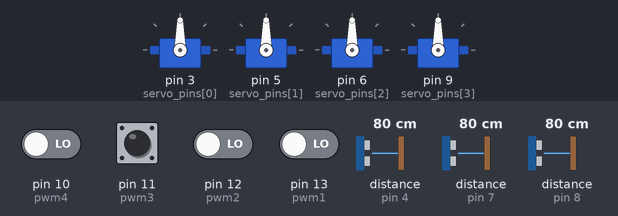
Simulated run of this sketch. Board: Arduino Uno, built with avr-gcc and run on an emulated ATmega328P. Shown: 4 × servo. Inputs (shaded band) come from the test bench; at power-on: pin 10 (pwm4), pin 11 (pwm3), pin 12 (pwm2), pin 13 (pwm1) LOW, distance to the obstacle (sensors on pin 4, pin 7, pin 8) 80 cm. The echo pulse lasts 58.3 µs per cm.

Above: at 1.2 s.
1.3 s: pin 11 (pwm3) pulsed HIGH 5 times (0.12 s each, 0.3 s apart)
At 4.0 s:
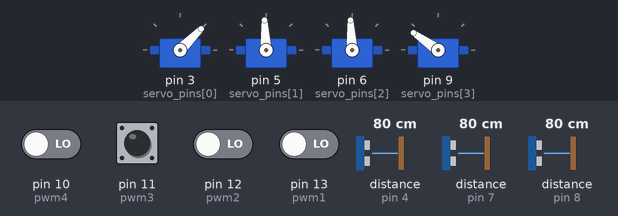
At 8.4 s:
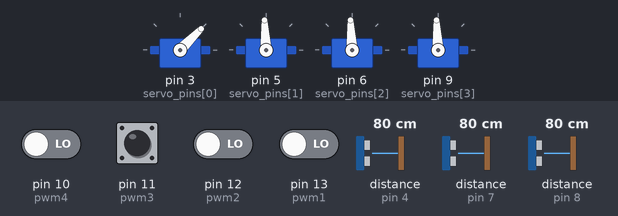
Timing chart, 0 to 9.9 s (numbered marks = the images above; inputs shaded):
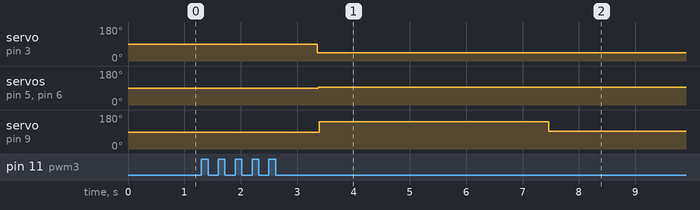

Measured:
- after the input at 1.3 s, servo on pin 3 (servo_pins[0]): 90° → 45° after 2.1 s instead of 2.7 s; servo on pin 5 (servo_pins[1]), servo on pin 6 (servo_pins[2]): 90° → 93° after 2.1 s instead of 2.8 s; servo on pin 9 (servo_pins[3]): 90° → 145° after 2.1 s, → 93° 4.1 s later

The sketch:

auto_total_control.ino
```cpp
#include <Servo.h>
#define SERVOS 4
#include <NewPing.h>
#define trigger_pin  2
#define echo_pinZ    4  // Arduino pin tied to echo pin on the ultrasonic sensor.
#define echo_pinX    7
#define echo_pinY    8
#define max_distance 400 // Maximum distance we want to ping for (in centimeters). Maximum sensor distance is rated at 400-500cm.
#define pwm1   13
#define pwm2   12
#define pwm3   11
#define pwm4   10
unsigned long t, t2;
float aZ, aX, aY, distanceZ, distanceX, distanceY, Height, set_distX, set_distY;
float velocityZ, velocityX, velocityY, vZ, vX, vY, thrust, trust_const;
int pwm_value1, pwm_value2, pwm_value3, pwm_value4, Roll=93, Yaw=93, Pitch=93, Aux1, Aux2=40, Throttle=45;
NewPing sonarZ(trigger_pin, echo_pinZ, max_distance);
NewPing sonarX(trigger_pin, echo_pinX, max_distance);
NewPing sonarY(trigger_pin, echo_pinY, max_distance);
Servo myservo[SERVOS];
int servo_pins[SERVOS] = {3,5,6,9};
float Kp1, Kv1, Kp2, Kv2, Kp3, Kv3;
float mass = 0.600; //in kilograms

void setup() {
  Serial.begin(115200); // Initialize serial with a baud rate of 115200 bps
  for(int i = 0; i < SERVOS; i++) {
    myservo[i].attach(servo_pins[i]);
  }
  pinMode(pwm1, INPUT);
  pinMode(pwm2, INPUT);
  pinMode(pwm3, INPUT);
  pinMode(pwm4, INPUT);
}


void loop() {

  //Reading PWM Values

  pwm_value1 = pulseIn(pwm1, HIGH);
  pwm_value2 = pulseIn(pwm2, HIGH);
  pwm_value3 = pulseIn(pwm3, HIGH);
  pwm_value4 = pulseIn(pwm4, HIGH);

  //Reading Sonar values and calculating distances and velocities

  //delay(50);                     // Wait 50ms between pings (about 20 pings/sec). 29ms should be the shortest delay between pings.

  trust_const = 0.5;
  distanceZ = ((sonarZ.ping_cm())*trust_const)+((1-trust_const)*aZ);
  delay(10);
  distanceX = ((sonarX.ping_cm())*trust_const)+((1-trust_const)*aX);
  delay(10);
  distanceY = ((sonarY.ping_cm())*trust_const)+((1-trust_const)*aY);
  t2 = millis() - t;
  velocityZ = ((distanceZ - aZ)*1000)/t2;
  velocityZ = (velocityZ*trust_const)+((1-trust_const)*vZ);
  velocityX = ((distanceX - aX)*1000)/t2;
  velocityX = (velocityX*trust_const)+((1-trust_const)*vX);
  velocityY = ((distanceY - aY)*1000)/t2;
  velocityY = (velocityY*trust_const)+((1-trust_const)*vY);
  aZ = distanceZ;
  aX = distanceX;
  aY = distanceY;
  vZ = velocityZ;
  vX = velocityX;
  vY = velocityY;
  t = millis();

  /*Serial.print("DistanceZ: ");
  Serial.println(distanceZ); // Send ping, get distance in cm and print result (0 = outside set distance range)
  Serial.print("DistanceX: ");
  Serial.println(distanceX);
  Serial.print("DistanceY: ");
  Serial.println(distanceY);
  Serial.print("VelocityZ: ");
  Serial.println(velocityZ);
  Serial.print("VelocityX: ");
  Serial.println(velocityX);
  Serial.print("VelocityY: ");
  Serial.println(velocityY);*/

  //Height maintaining PID Control

  if (pwm_value1 > 1500){

    Kp1 = 3; //set for 10cm hovering height
    Kv1 = 0.3;
    Height = 10;

    thrust = (9.81+(Kv1*(0-velocityZ)/100)+(Kp1*(Height-distanceZ)/100))*950/9.81;  //PID equation
    //thrust = thrust*1000/9.81; //in grams
    //Serial.println(thrust);
    if (thrust > 1200){
      Throttle = (1.2*40)+45;
    }
    else if (thrust <= 0){
      Throttle = 45;
    }
    else{
    Throttle = (thrust*40/1000)+45;
    }
  }
  else {
    Throttle = 45;
  }

  //X distance maintaining PID control

  if (pwm_value2 > 1500){

    Kp2 = 0.75;
    Kv2 = 1;
    set_distX = 100; //(pwm_value3-1000)/5;

    Pitch=(-180/(9.81*3.14))*(0+(Kv2*(0-velocityX)/100)+(Kp2*(set_distX-distanceX)/100));
    Pitch=Pitch+93;
    //Serial.print("Pitch: ");
    //Serial.println(Pitch);
    if (Pitch > 103){
      Pitch = 103;
    }
    else if (Pitch < 83){
      Pitch = 83;
    }
  }
  else{
    Pitch = 93;
  }

  //Y distance maintaining PID control

  if (pwm_value2 > 1500){

    Kp3 = 0.75;
    Kv3 = 1;
    set_distY = 100; //(pwm_value3-1000)/5;

    Roll=(-180/(9.81*3.14))*(0+(Kv3*(0-velocityY)/100)+(Kp3*(set_distY-distanceY)/100));
    Roll=Roll+93;
    //Serial.print("Roll: ");
    //Serial.println(Roll);
    if (Roll > 103){
      Roll = 103;
    }
    else if (Roll < 83){
      Roll = 83;
    }
  }
  else{
    Roll = 93;
  }

  //Pitch failsafe

  if (pwm_value3 > 1550 || pwm_value3 < 1450){
    Pitch = (pwm_value3*45)/500 + 93;
  }

  //Roll failsafe

  if (pwm_value4 > 1550 || pwm_value4 < 1450){
    Roll = (pwm_value4*45)/500 + 93;
  }


   //Serial.println(Pitch);
   myservo[0].write(Throttle); //Throttle
   delay(10);
   myservo[1].write(Roll); //Roll
   delay(10);
   myservo[2].write(Yaw); //Yaw
   delay(10);
   myservo[3].write(Pitch); //Pitch
   delay(10);

}
```
